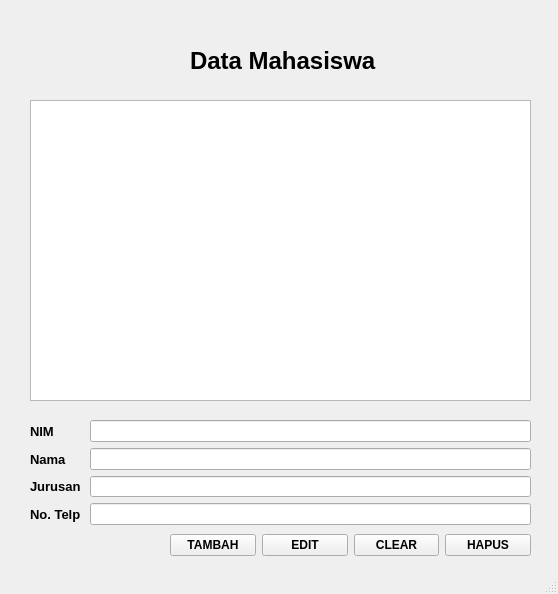
<?xml version="1.0" encoding="UTF-8"?>
<ui version="4.0">
 <class>MainWindow</class>
 <widget class="QMainWindow" name="MainWindow">
  <property name="geometry">
   <rect>
    <x>0</x>
    <y>0</y>
    <width>558</width>
    <height>594</height>
   </rect>
  </property>
  <property name="windowTitle">
   <string>MainWindow</string>
  </property>
  <widget class="QWidget" name="centralwidget">
   <widget class="QWidget" name="horizontalLayoutWidget">
    <property name="geometry">
     <rect>
      <x>190</x>
      <y>40</y>
      <width>211</width>
      <height>41</height>
     </rect>
    </property>
    <layout class="QHBoxLayout" name="horizontalLayout">
     <item>
      <widget class="QLabel" name="label">
       <property name="font">
        <font>
         <pointsize>18</pointsize>
         <weight>75</weight>
         <bold>true</bold>
        </font>
       </property>
       <property name="text">
        <string>Data Mahasiswa </string>
       </property>
      </widget>
     </item>
    </layout>
   </widget>
   <widget class="QWidget" name="gridLayoutWidget_2">
    <property name="geometry">
     <rect>
      <x>30</x>
      <y>100</y>
      <width>501</width>
      <height>301</height>
     </rect>
    </property>
    <layout class="QGridLayout" name="gridLayout_2">
     <item row="1" column="0">
      <widget class="QColumnView" name="columnView"/>
     </item>
    </layout>
   </widget>
   <widget class="QWidget" name="gridLayoutWidget">
    <property name="geometry">
     <rect>
      <x>30</x>
      <y>420</y>
      <width>501</width>
      <height>105</height>
     </rect>
    </property>
    <layout class="QGridLayout" name="gridLayout">
     <item row="4" column="0">
      <widget class="QLabel" name="label_6">
       <property name="font">
        <font>
         <pointsize>10</pointsize>
         <weight>75</weight>
         <bold>true</bold>
        </font>
       </property>
       <property name="text">
        <string>No. Telp </string>
       </property>
      </widget>
     </item>
     <item row="0" column="0">
      <widget class="QLabel" name="label_2">
       <property name="font">
        <font>
         <pointsize>10</pointsize>
         <weight>75</weight>
         <bold>true</bold>
        </font>
       </property>
       <property name="text">
        <string>NIM</string>
       </property>
      </widget>
     </item>
     <item row="2" column="0">
      <widget class="QLabel" name="label_4">
       <property name="font">
        <font>
         <pointsize>10</pointsize>
         <weight>75</weight>
         <bold>true</bold>
        </font>
       </property>
       <property name="text">
        <string>Nama</string>
       </property>
      </widget>
     </item>
     <item row="0" column="1">
      <widget class="QLineEdit" name="lineEdit"/>
     </item>
     <item row="3" column="0">
      <widget class="QLabel" name="label_5">
       <property name="font">
        <font>
         <pointsize>10</pointsize>
         <weight>75</weight>
         <bold>true</bold>
        </font>
       </property>
       <property name="text">
        <string>Jurusan</string>
       </property>
      </widget>
     </item>
     <item row="2" column="1">
      <widget class="QLineEdit" name="lineEdit_2"/>
     </item>
     <item row="3" column="1">
      <widget class="QLineEdit" name="lineEdit_3"/>
     </item>
     <item row="4" column="1">
      <widget class="QLineEdit" name="lineEdit_4"/>
     </item>
    </layout>
   </widget>
   <widget class="QWidget" name="horizontalLayoutWidget_2">
    <property name="geometry">
     <rect>
      <x>170</x>
      <y>530</y>
      <width>361</width>
      <height>31</height>
     </rect>
    </property>
    <layout class="QHBoxLayout" name="horizontalLayout_2">
     <item>
      <widget class="QPushButton" name="pushButton_4">
       <property name="font">
        <font>
         <pointsize>9</pointsize>
         <weight>75</weight>
         <bold>true</bold>
        </font>
       </property>
       <property name="text">
        <string>TAMBAH</string>
       </property>
      </widget>
     </item>
     <item>
      <widget class="QPushButton" name="pushButton_3">
       <property name="font">
        <font>
         <pointsize>9</pointsize>
         <weight>75</weight>
         <bold>true</bold>
        </font>
       </property>
       <property name="text">
        <string>EDIT</string>
       </property>
      </widget>
     </item>
     <item>
      <widget class="QPushButton" name="pushButton_2">
       <property name="font">
        <font>
         <pointsize>9</pointsize>
         <weight>75</weight>
         <bold>true</bold>
        </font>
       </property>
       <property name="text">
        <string>CLEAR</string>
       </property>
      </widget>
     </item>
     <item>
      <widget class="QPushButton" name="pushButton">
       <property name="font">
        <font>
         <pointsize>9</pointsize>
         <weight>75</weight>
         <bold>true</bold>
        </font>
       </property>
       <property name="text">
        <string>HAPUS</string>
       </property>
      </widget>
     </item>
    </layout>
   </widget>
  </widget>
  <widget class="QStatusBar" name="statusbar"/>
 </widget>
 <resources/>
 <connections/>
</ui>
